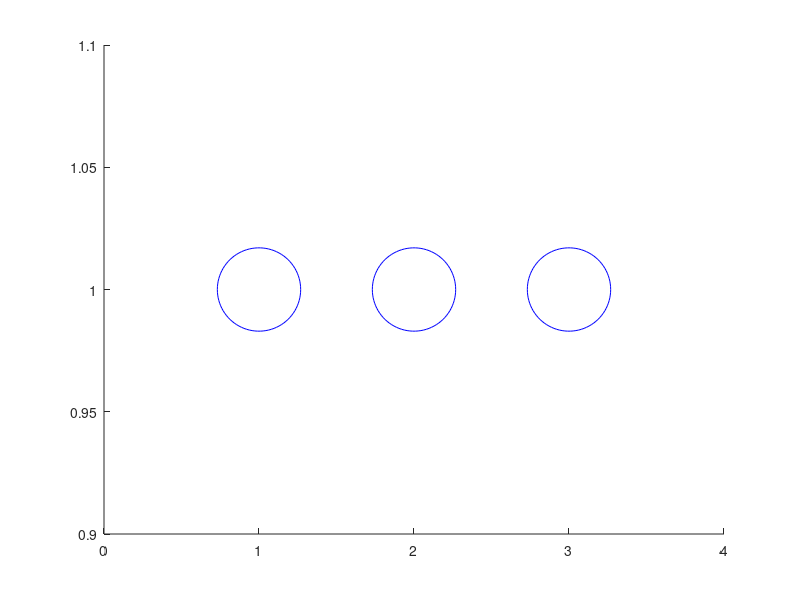

Write MATLAB code to recreate this figure.
function s0903

% ** this is a satisfying solution: all the code
% is in one function file and cleanly separated
% into a 'main' function and subfunctions.
% 'congratulations' and 'badLuck' might as well be
% separate functions, but since they accomplish
% very special things probably not required
% elsewhere, they are best defined as subfunctions

% preliminaries as before
cxpos=[1 2 3];
figure(1), clf
hold on
h=plot(cxpos(1),1,'bo',cxpos(2),1,'bo',cxpos(3),1,'bo');
set(h,'markersize',60);
set(gca,'xlim',[0 4]);

[~,prix]=max(rand(1,3));

% Instead of placing all commands in strings
% we generate function handles
funcH1=@congratulations_sub;
funcH2=@badLuck_sub;
% and use these
set(h(prix),'ButtonDownFcn',{funcH1,h});
set(h(setdiff(1:3,prix)),'ButtonDownFcn',{funcH2,h});
% Note the calling syntax (also read comments
% after subfunction 'congratulations_sub' below):
% - curly braces
% - the mandatory input arguments are not listed
% - the third input argument of either subfunction
%   is listed


% ------- subfunctions -------------------------------------
function badLuck_sub(src,eventdata,h)
text(1,1,'GAME OVER','fontsize',20,'fontweight','bold','color','r');
set(h,'ButtonDownFcn',[]);

function congratulations_sub(src,eventdata,h)
set(src,'markerfacecolor','g'); set(h,'ButtonDownFcn',[]);

% A number of things should be mentioned here: 
% i) Before dealing with GUIs, we enjoyed total
% liberty in defining functions: the number of
% input and output arguments was free to choose.
% Here, however, we use handles to (sub-)
% functions as callbacks for graphics objects (the
% 'doors' holding the prize or nothing, in
% technical terms they are line objects). Under
% this circumstance things are different: the
% first two input arguments ('src' and
% 'eventdata') are MANDATORY. If you do not
% include them in the function definitons, errors
% will result. The first input argument is the
% handle to the object calling this function (so,
% in our example this object is a single marker
% ('door' holding the prize/nothing)). The second
% input argument 'eventdata' contains nothing in
% this case, but does contain information in other
% cases (e.g. the kind of key pressed, etc.).
% Plese read the Matlab documentation as to the
% rationale behind these two input arguments. By
% the way, the fact that they are mandatory does
% not mean that their names are fixed: we could
% give them different names, e.g. 'Ernie' and
% 'Bert', if we wanted to add confusion to an
% already complicated subject..
% ii) Regardless of whether src and eventdata are
% mandatory or not, we can use them as we use any
% input argument. As a matter of fact, src is used
% in congratulations_sub to set the markersize.
% The additional input argument h is needed
% nevertheless: it contains the handles to all
% markers on the plot, which is what we need to
% delete all callbacks.

% For more & detailed information see the matlab
% documentation on function handle callbacks
